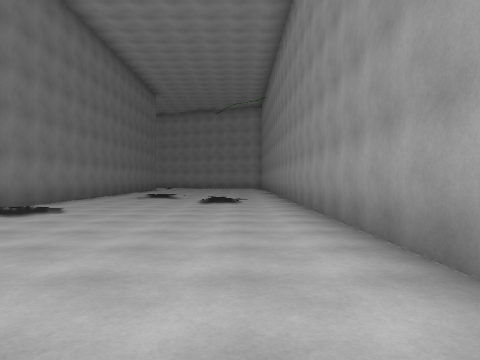
view 1 (above)

23 first-person views from a walk through a scene from a Unity 3-D project. The camera is 1.3 m above the floor, looks level and sees 70° across. The floor is counted in squares, 2 m on a side. Each view is taken from the middle of a square. On the plan, view 1 faces up. The plan holds only what a view shows up to about 10 squares ahead; the rest is blank. The place goes on beyond the plan. The player is left out.

view 2
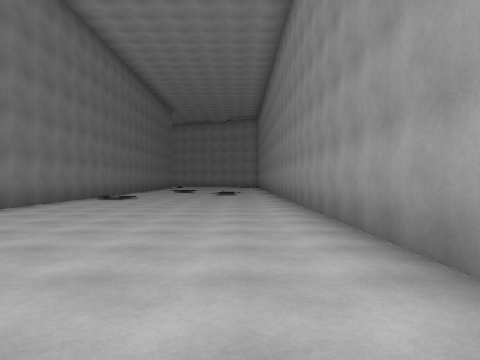

view 3
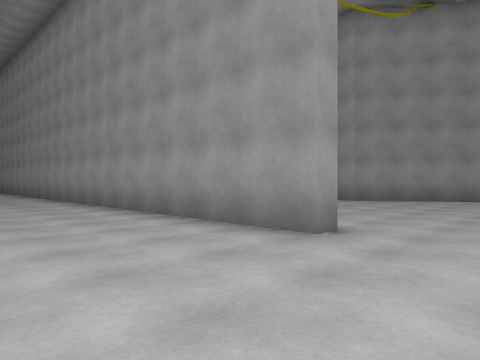

view 4
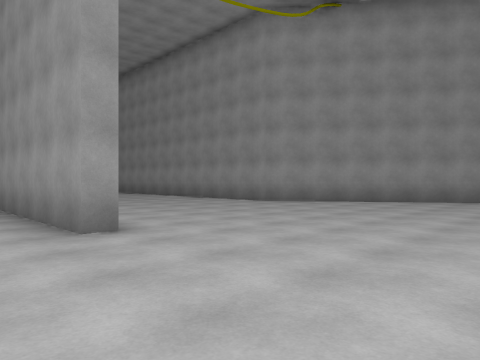

view 5
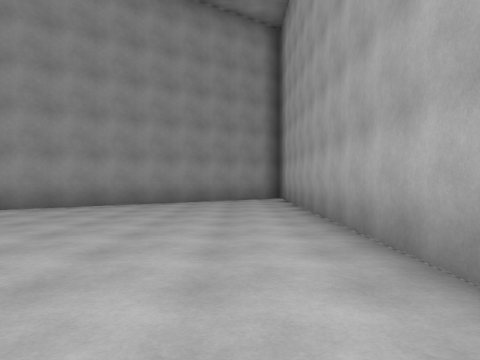

view 6
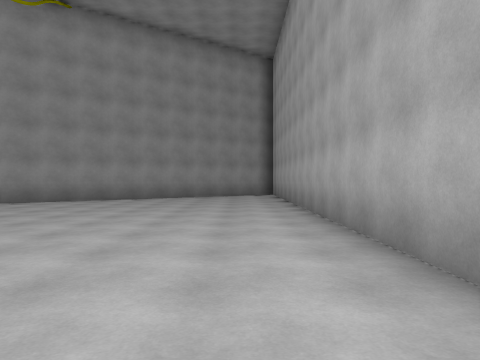

view 7
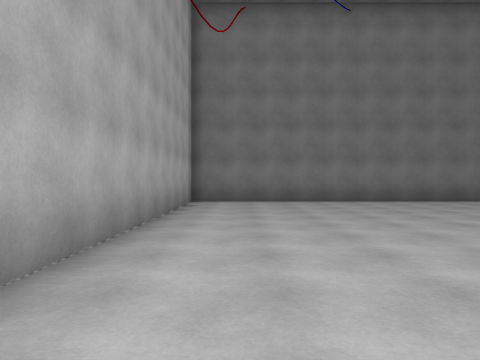

view 8
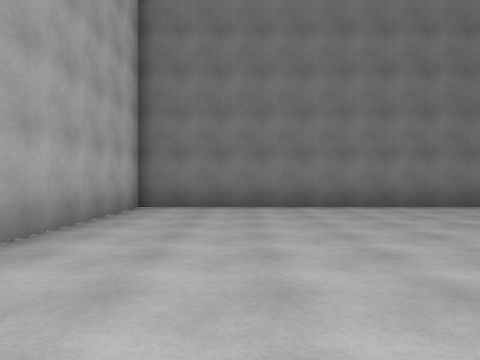

view 9
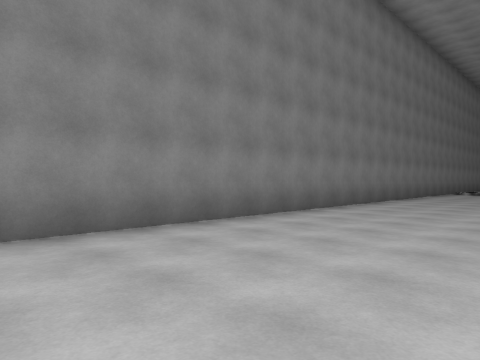

view 10
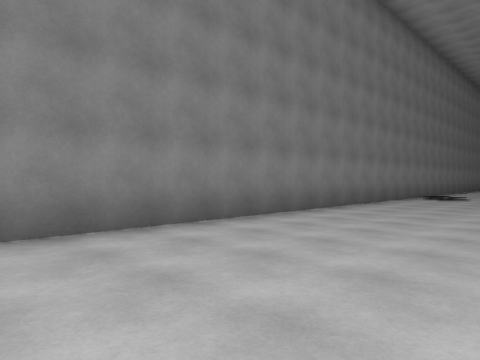

view 11
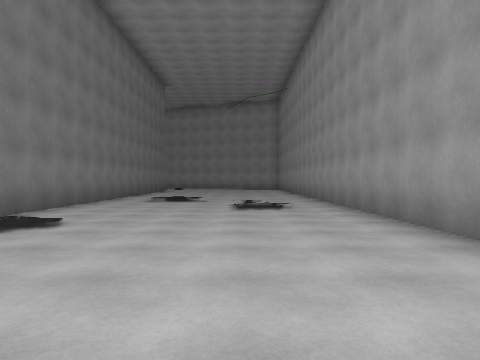

view 12
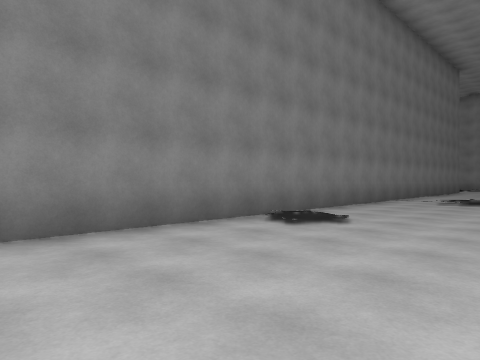

view 13
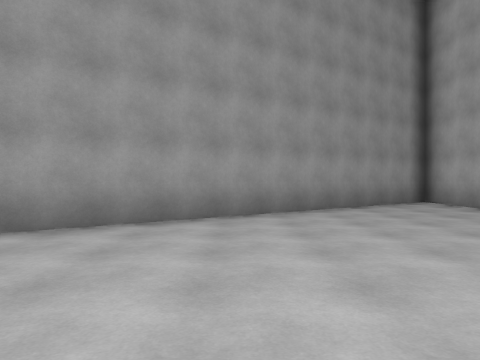

view 14
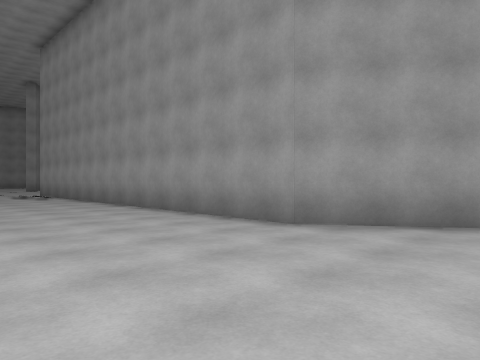

view 15
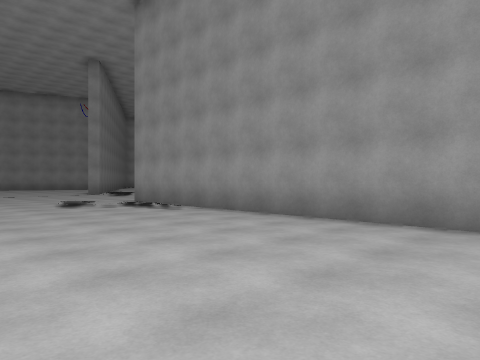

view 16
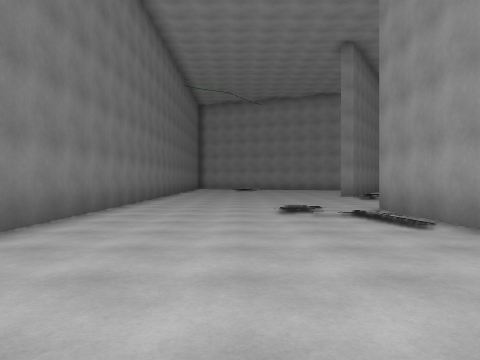

view 17
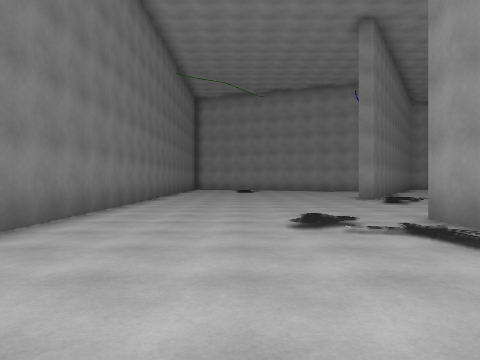

view 18
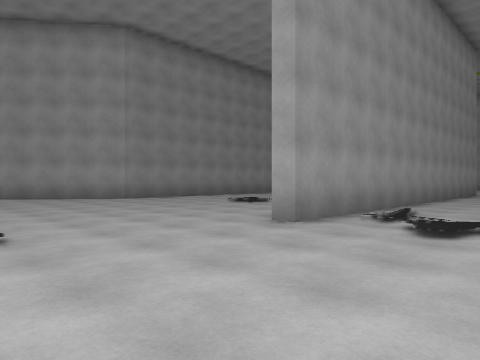

view 19
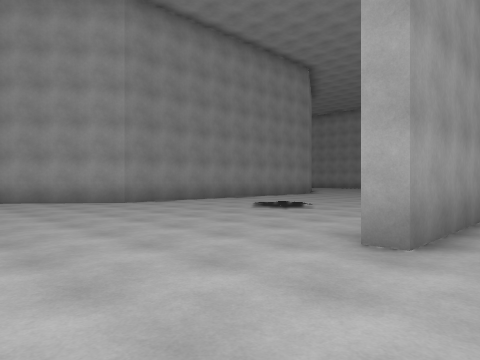

view 20
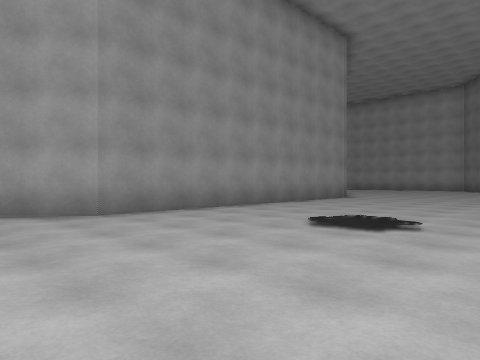

view 21
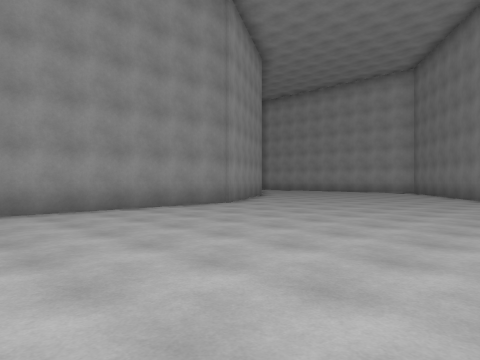

view 22
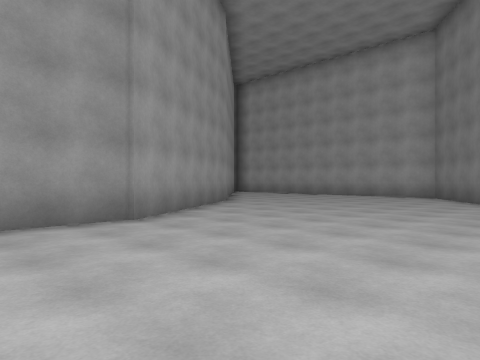

view 23
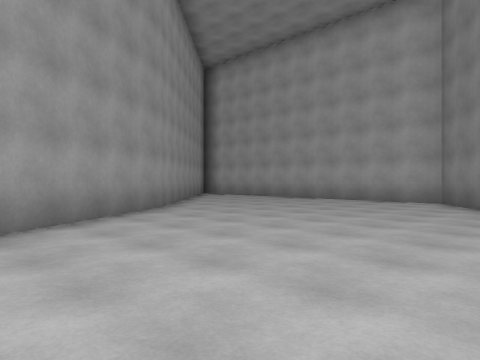

### Floor plan
Points are (right, up) in squares from view 1. A wall is a line through its corners. A room is listed if a view was taken in it or the views show most of it. See-through windows are left out.
Room 1 (views 1, 2, 3, 4, 5, 6, 7, 8, 9, 10, 11, 12, 13, 14, 15, 16, 17, 18, 19, 20, 21, 22, 23)
walls: (2.1, -7.8) (1.6, -7.8) (1.6, 12); (12.9, -10.9) (14.7, -13.5) (15.8, -13.5); (19, -7.4) (16.2, -2.9) (16.2, 6.4) (18.3, 9.1); (2, 12) (2, 4.1); (20.4, -8.8) (19.1, -7.4); (-5.3, 12) (-5.3, -13.5) (14.1, -13.5) (8.1, -5) (8.1, 7.7) (8.6, 7.7)

Positions as (right, up) in squares from view 1, and headings:
1: (0, 0), facing up
2: (0, -5), facing up
3: (-2, -10), facing up-right
4: (0, -12), facing up-right
5: (2, -12), facing right
6: (-1, -12), facing right
7: (5, -12), facing left
8: (3, -11), facing left
9: (-1, -11), facing up-left
10: (-1, -6), facing up-left
11: (-1, 2), facing up
12: (-1, 2), facing up-left
13: (4, -8), facing right
14: (4, -8), facing up-right
15: (3, -2), facing up-right
16: (5, 0), facing up
17: (5, 2), facing up
18: (5, 12), facing down-right
19: (7, 11), facing down-right
20: (10, 9), facing down-right
21: (9, 4), facing down-right
22: (11, 0), facing down-right
23: (12, -3), facing down-right
